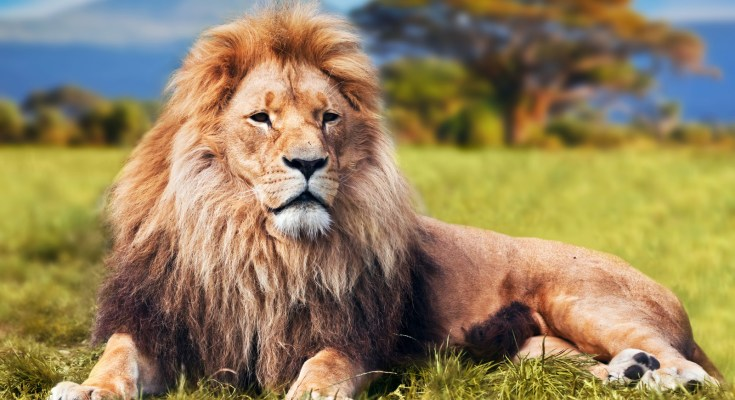
#> input picture _4.python/web_crawler/gradio/lion1.jpg, 735 x 400 px, found by its file name
$ jupyter execute --allow-errors 'CH04多媒體圖片聲音影片處理.ipynb'   (shell and % lines are left out)   (older library calls are emulated)
#> lines starting #> are read from the running program, lines starting #| are printed output that depends on the picture
## Pillow：圖片處理

[cell 1]
from PIL import Image
import matplotlib.pyplot as plt

[cell 2]
img = Image.open("lion1.jpg")
#> img is the input picture: PIL image 735x400 RGB; mean R, G, B 147.4, 129.4, 92.7
plt.imshow(img)
plt.show()

[cell 3]
w,h = img.size
#> w = 735; h = 400
img1 = img.resize((w*2,h), Image.ANTIALIAS)
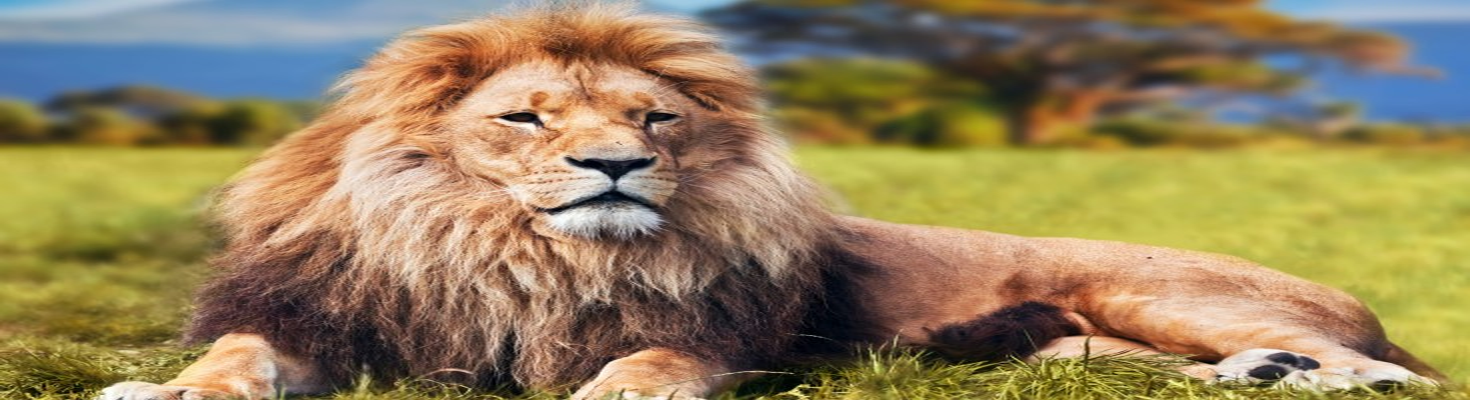
#> img1: PIL image 1470x400 RGB; mean R, G, B 147.4, 129.4, 92.7
plt.imshow(img1)
plt.show()

[cell 4]
img2 = img.convert('1')
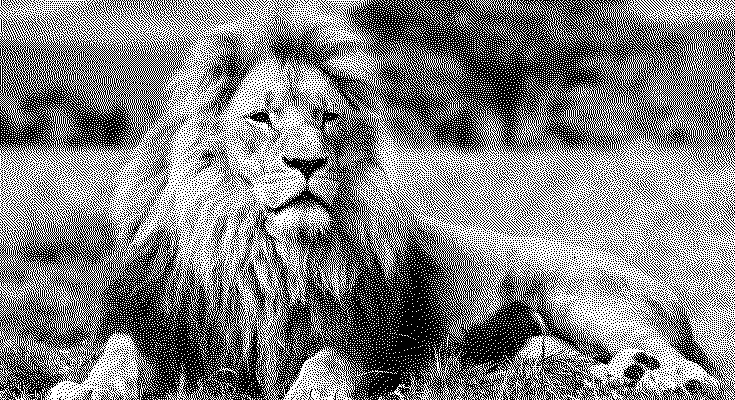
#> img2: PIL image 735x400 1; 51% white; black in thin lines or dots
plt.imshow(img2)
plt.show()

## Pillow：基本繪圖

[cell 5]
from PIL import Image, ImageDraw
import matplotlib.pyplot as plt

[cell 6]
#繪直線
img = Image.new("RGB", (400,300), "lightgray")
#> img: PIL image 400x300 RGB; every value is 211
drawimg = ImageDraw.Draw(img)
drawimg.line([40,50,360,280], fill="blue", width=3)
plt.imshow(img)
plt.show()
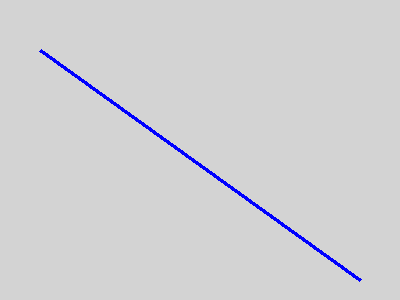
#> shown: shape (300, 400, 3); mean R, G, B 208.7, 208.7, 211.5

[cell 7]
#繪矩形
img = Image.new("RGB", (400,300), "lightgray")
drawimg = ImageDraw.Draw(img)
drawimg.rectangle((100,80,300,240), fill="yellow", outline="black")
plt.imshow(img)
plt.show()
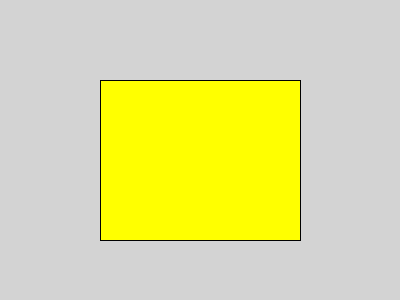
#> shown: shape (300, 400, 3); mean R, G, B 221.3, 221.3, 154.1

[cell 8]
#繪點
img = Image.new("RGB", (400,300), "lightgray")
drawimg = ImageDraw.Draw(img)
drawimg.point([(100,100), (100,101), (100,102)], fill='red')
plt.imshow(img)
plt.show()

[cell 9]
#繪圓或橢圓
img = Image.new("RGB", (400,300), "lightgray")
drawimg = ImageDraw.Draw(img)
drawimg.ellipse((50,50,350,250), fill="purple", outline="green")
plt.imshow(img)
plt.show()
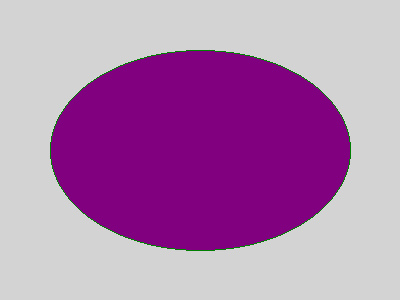
#> shown: shape (300, 400, 3); mean R, G, B 177.4, 128.3, 177.4

[cell 10]
#繪多邊形
img = Image.new("RGB", (400,300), "lightgray")
drawimg = ImageDraw.Draw(img)
drawimg.polygon([(200,40),(60,250),(320,250)], fill="brown", outline="red")
plt.imshow(img)
plt.show()
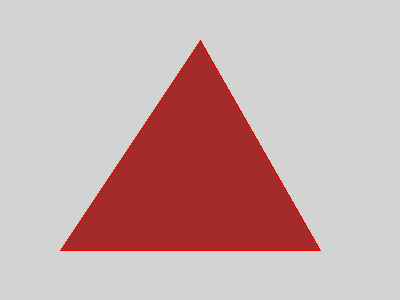
#> shown: shape (300, 400, 3); mean R, G, B 200.9, 171.8, 171.8

$ run again, with _4.python/web_crawler/gradio/left1.jpg copied over _4.python/web_crawler/gradio/lion1.jpg
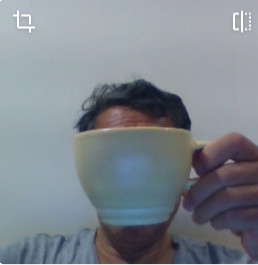
#> input picture _4.python/web_crawler/gradio/left1.jpg, 258 x 265 px, found by its file name
#> img is the input picture: PIL image 258x265 RGB; mean R, G, B 126.1, 133.2, 140.8
#> `img1 = img.resize((w*2,h), Image.ANTIALIAS)`:
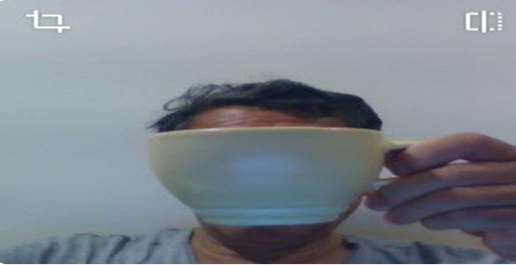
#> img1: PIL image 516x265 RGB; mean R, G, B 126.1, 133.2, 140.8
#> `img2 = img.convert('1')`:
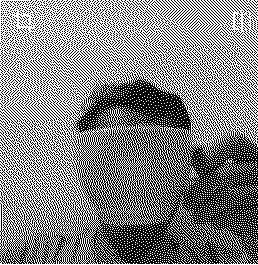
#> img2: PIL image 258x265 1; 51.6% white; black in thin lines or dots
#> img: PIL image 400x300 RGB; every value is 211

$ run again, with _4.python/web_crawler/gradio/normal1.jpg copied over _4.python/web_crawler/gradio/lion1.jpg
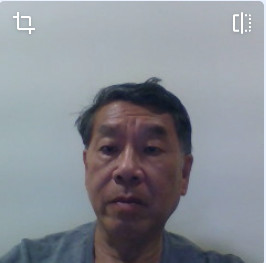
#> input picture _4.python/web_crawler/gradio/normal1.jpg, 266 x 263 px, found by its file name
#> img is the input picture: PIL image 266x263 RGB; mean R, G, B 135.1, 139.3, 146.8
#> `img1 = img.resize((w*2,h), Image.ANTIALIAS)`:
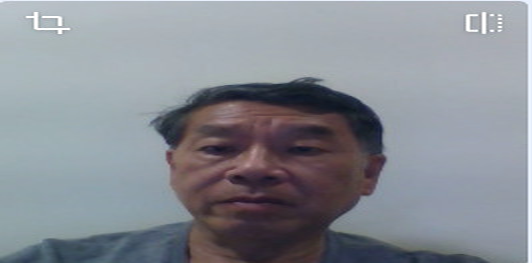
#> img1: PIL image 532x263 RGB; mean R, G, B 135.1, 139.2, 146.8
#> `img2 = img.convert('1')`:
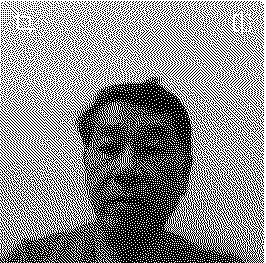
#> img2: PIL image 266x263 1; 54.3% white; black in thin lines or dots
#> img: PIL image 400x300 RGB; every value is 211

$ run again, with _4.python/web_crawler/gradio/right1.jpg copied over _4.python/web_crawler/gradio/lion1.jpg
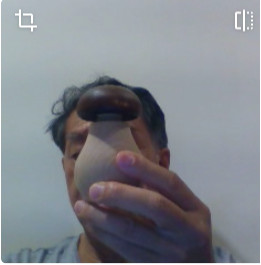
#> input picture _4.python/web_crawler/gradio/right1.jpg, 261 x 265 px, found by its file name
#> img is the input picture: PIL image 261x265 RGB; mean R, G, B 129.4, 133.1, 140
#> `img1 = img.resize((w*2,h), Image.ANTIALIAS)`:
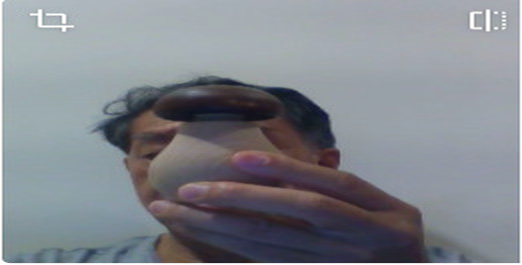
#> img1: PIL image 522x265 RGB; mean R, G, B 129.3, 133.1, 139.9
#> `img2 = img.convert('1')`:
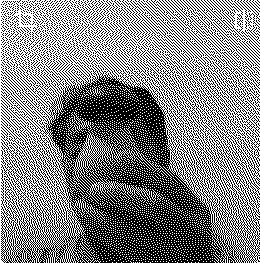
#> img2: PIL image 261x265 1; 51.9% white; black in thin lines or dots
#> img: PIL image 400x300 RGB; every value is 211
